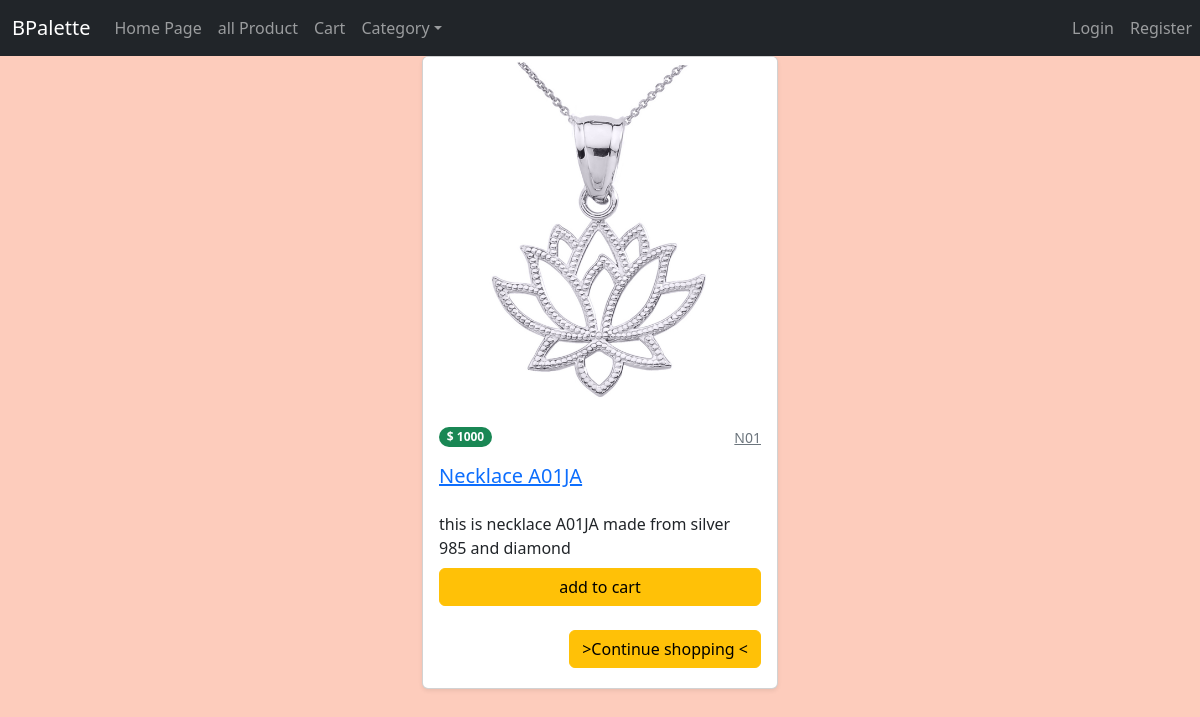
Screenshot of /detail.php?id=1 with the database file from the repository.
### tables this page shows
CREATE TABLE `product` (
  `pid` int(11) NOT NULL AUTO_INCREMENT,
  `pname` varchar(50) NOT NULL,
  `pprice` decimal(8,0) NOT NULL,
  `pinfo` varchar(255) NOT NULL,
  `pimage` varchar(100) NOT NULL,
  `pquan` int(11) NOT NULL,
  `pcatid` varchar(5) NOT NULL,
  `pdate` date NOT NULL,
  PRIMARY KEY (`pid`),
  KEY `fk_cat_pro` (`pcatid`),
  CONSTRAINT `fk_cat_pro` FOREIGN KEY (`pcatid`) REFERENCES `category` (`catid`)
);

### detail.php (the view, shortened to what this page needs)
<?php
require_once('header.php');
$a = $_GET['id'];
$sql = "SELECT  *  FROM `product` Where `pid` =  '$a' ";
$c = new Connect;
$dblink = $c->connectToMySQL();
$re = $dblink->query($sql);
$row = $re->fetch_assoc()
?>
    <div class="container">
        <div class="row justify-content-center">
                <div class="col-md-4">
                    <div class="card h-100 shadow-sm">
                        <a href="#">
                            <img img src="./images/<?= $row['pimage'] ?>" class="card-img-top" alt="product.title" />
                        </a>
                        <div class="card-body">
                            <div class="clearfix mb-3">
                                <span class="float-start badge rounded-pill bg-success">&#36; <?= $row['pprice']?></span>
                                <span class="float-end"><a href="#" class="small text-muted text-uppercase aff-link"><?=$row['pcatid']?></a></span>
                            </div>
                            <h5 class="card-title">
                                <a target="_blank" href="detail.php?id =<?=$row['pid']?>"><?=$row ['pname']?></a>
                            </h5>
                            <div class="d-grid gap-2 my-4">
                                    <div><?=$row['pinfo']?></div>
                                <a href="cart.php?id=<?=$row['pid']?>" class="btn btn-warning bold-btn">add to cart</a>
                            </div>
                            <div class="d-flex justify-content-end">
                                <a type="button" href="index.php"  class="btn btn-warning bold-btn"> >Continue shopping <</a>
                            </div>
                        </div>
                    </div>
                </div>
        </div>
    </div>

### rows the page displays
product: pimage (picture), pprice "1000", pcatid "N01", pname "Necklace A01JA", pinfo "this is necklace A01JA made from silver 985 and diamond"
